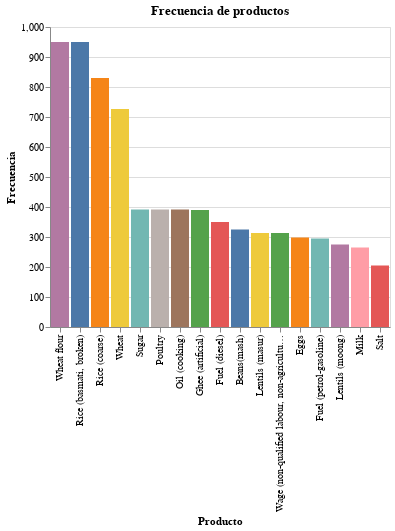

Here is the notebook cell this chart was saved with:
### Code cell
# price, general plot
alt.Chart(source).mark_bar().encode(
    alt.X('Producto',  sort='-y'),
    alt.Y('Frequency', title="Frecuencia"),
    alt.Color('Producto', legend=None),
    tooltip=['Producto', 'Frequency']
).properties(title="Frecuencia de productos")

### Figure 1 — Vega-Lite specification as saved in the notebook (floating-point values rounded to 4 significant figures)
{"config": {"view": {"continuousWidth": 300, "continuousHeight": 300}}, "data": {"name": "data-18754bdfb6f683476640099e29c7f203"}, "mark": {"type": "bar"}, "encoding": {"color": {"field": "Producto", "legend": null, "type": "nominal"}, "tooltip": [{"field": "Producto", "type": "nominal"}, {"field": "Frequency", "type": "quantitative"}], "x": {"field": "Producto", "sort": "-y", "type": "nominal"}, "y": {"field": "Frequency", "title": "Frecuencia", "type": "quantitative"}}, "title": "Frecuencia de productos", "$schema": "https://vega.github.io/schema/vega-lite/v5.20.1.json", "datasets": {"data-18754bdfb6f683476640099e29c7f203": [{"Producto": "Wheat flour", "Frequency": 950}, {"Producto": "Rice (basmati, broken)", "Frequency": 950}, {"Producto": "Rice (coarse)", "Frequency": 830}, {"Producto": "Wheat", "Frequency": 727}, {"Producto": "Sugar", "Frequency": 392}, {"Producto": "Poultry", "Frequency": 392}, {"Producto": "Oil (cooking)", "Frequency": 392}, {"Producto": "Ghee (artificial)", "Frequency": 390}, {"Producto": "Fuel (diesel)", "Frequency": 350}, {"Producto": "Beans(mash)", "Frequency": 325}, {"Producto": "Lentils (masur)", "Frequency": 313}, {"Producto": "Wage (non-qualified labour, non-agricultural)", "Frequency": 313}, {"Producto": "Eggs", "Frequency": 298}, {"Producto": "Fuel (petrol-gasoline)", "Frequency": 295}, {"Producto": "Lentils (moong)", "Frequency": 275}, {"Producto": "Milk", "Frequency": 265}, {"Producto": "Salt", "Frequency": 205}]}}
